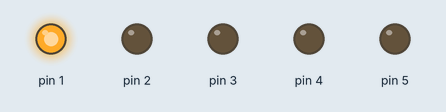
Bench run of a sketch on a simulated Arduino Uno, built with avr-gcc and run on an emulated ATmega328P. On the bench: output pins drawn as LEDs (lit = HIGH).

Above: at 0.5 s.
At 12.5 s:
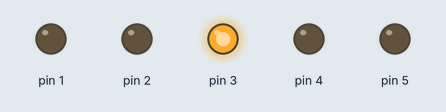
At 18.5 s:
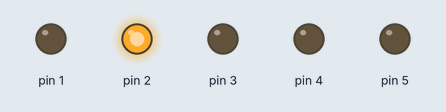
At 26.5 s:
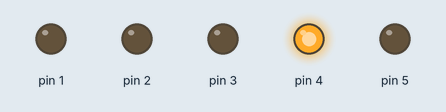
At 39.0 s:
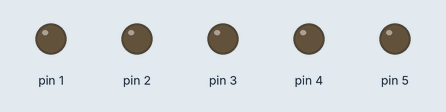
At 52.8 s:
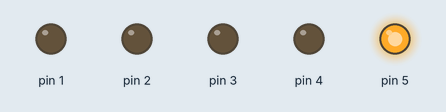
Timing chart, 0 to 62.1 s (numbered marks = the images above):
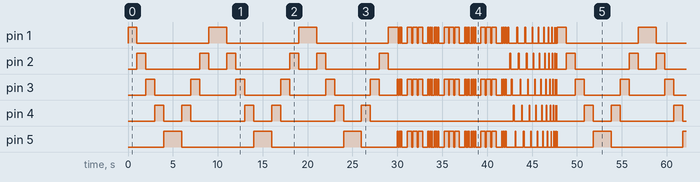

The sketch:

homework2_number3.ino
```cpp
void setup() {
  // initialize digital pin LED_BUILTIN as an output.
  pinMode(1, OUTPUT);
  pinMode(2, OUTPUT);
  pinMode(3, OUTPUT);
  pinMode(4, OUTPUT);
  pinMode(5, OUTPUT);
}

void loop() {
  // (1) Moving light 3 rounds
  for (int i=0; i<3; i++){
    // From left to right
    digitalWrite(1, HIGH);
    delay(1000);

    digitalWrite(2, HIGH);
    digitalWrite(1, LOW);
    delay(1000);

    digitalWrite(3, HIGH);
    digitalWrite(2, LOW);
    delay(1000);

    digitalWrite(4, HIGH);
    digitalWrite(3, LOW);
    delay(1000);

    digitalWrite(5, HIGH);
    digitalWrite(4, LOW);
    delay(2000);

    // From right to left
    digitalWrite(4, HIGH);
    digitalWrite(5, LOW);
    delay(1000);

    digitalWrite(3, HIGH);
    digitalWrite(4, LOW);
    delay(1000);

    digitalWrite(2, HIGH);
    digitalWrite(3, LOW);
    delay(1000);

    digitalWrite(1, HIGH);
    digitalWrite(2, LOW);
    delay(1000);
  }

  // (2) SOS Morse code with green lights
  // S
  for(int i=0; i<3; i++) {
    for (int i=0; i<3; i++) {
      digitalWrite(1, HIGH);
      digitalWrite(3, HIGH);
      digitalWrite(5, HIGH);
      delay(100);

      digitalWrite(1, LOW);
      digitalWrite(3, LOW);
      digitalWrite(5, LOW);
      delay(100);
    }
    delay (500);

    // O
    for (int i=0; i<3; i++) {
      digitalWrite(1, HIGH);
      digitalWrite(3, HIGH);
      digitalWrite(5, HIGH);
      delay(500);

      digitalWrite(1, LOW);
      digitalWrite(3, LOW);
      digitalWrite(5, LOW);
      delay(100);
    }
    delay(500);

    // S
    for (int i=0; i<3; i++) {
      digitalWrite(1, HIGH);
      digitalWrite(3, HIGH);
      digitalWrite(5, HIGH);
      delay(100);

      digitalWrite(1, LOW);
      digitalWrite(3, LOW);
      digitalWrite(5, LOW);
      delay(100);
    }
    delay(100);
  }

  // (3) Accelerating flickering speeds
  for (int i=0; i<10; i++) {
    int interval = 100-i*10;
    digitalWrite(1, HIGH);
    delay(interval);
    digitalWrite(1, LOW);
    delay(interval);

    digitalWrite(2, HIGH);
    delay(interval);
    digitalWrite(2, LOW);
    delay(interval);

    digitalWrite(3, HIGH);
    delay(interval);
    digitalWrite(3, LOW);
    delay(interval);

    digitalWrite(4, HIGH);
    delay(interval);
    digitalWrite(4, LOW);
    delay(interval);

    digitalWrite(5, HIGH);
    delay(interval);
    digitalWrite(5, LOW);
    delay(interval);
  }

}
```

Measured:
- by itself, pin 1–5: moves between LOW and HIGH, repeating every 47.8 s
- by itself, everything shown: repeats every 47.8 s, in 151 steps
